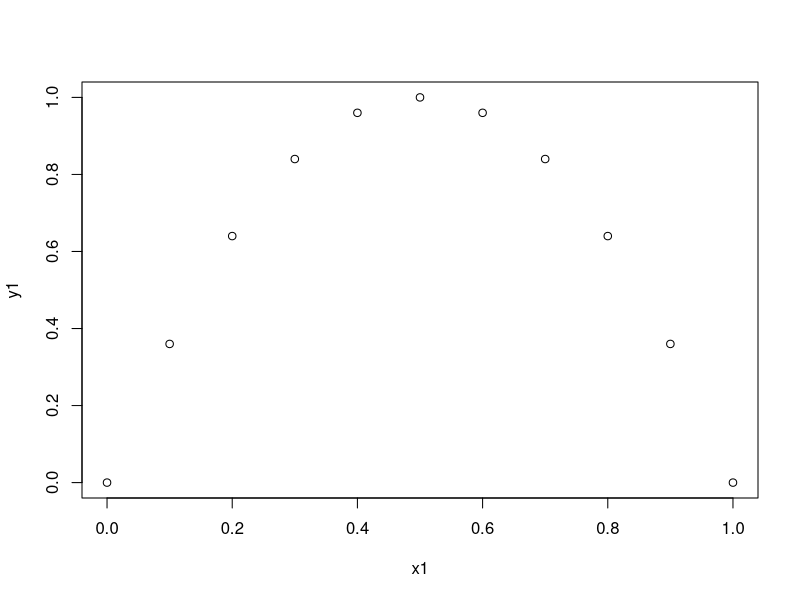
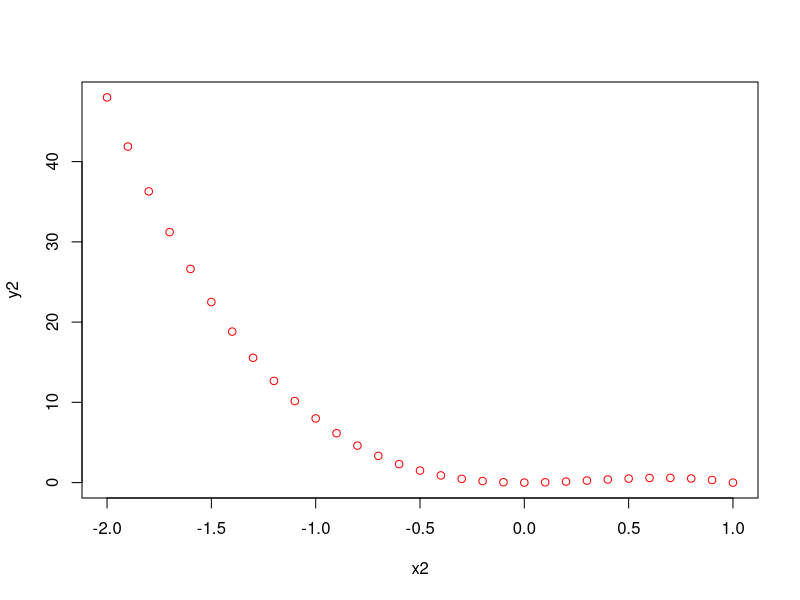

These charts were generated, in order, by the following R code:
#1) Créer un vecteur x qui contient les réels compris entre 0 et 1 par pas de 0, 1.
x1 <- seq(0, 1, by=0.1)
#2) Calculer n la longueur de x
n=length(x1)
#3) En utilisant les opérations vectorielles, créer un vecteur y = 4x(1 − x).
y1 <- (1-x1)*4*x1
#4) avec plot, tracer la courbe rejoignant les points (x i , y i ).
plot(x1,y1)
#5) Calculer le maximum des y i
maxi<-max(y1)
#6) En quel point le maximum est-il atteint?
anteMaxi <-x1[c(which.max(y1))]
#7) Tracer la courbe de la fonction f : x -> 4x^2*(1 − x) sur l’intervalle [−2, 1], en rouge avec le logiciel.
x2 <- seq(-2, 1, by=0.1)
y2 <- (1-x2)*4*x2*x2
plot(x2,y2, col="red")